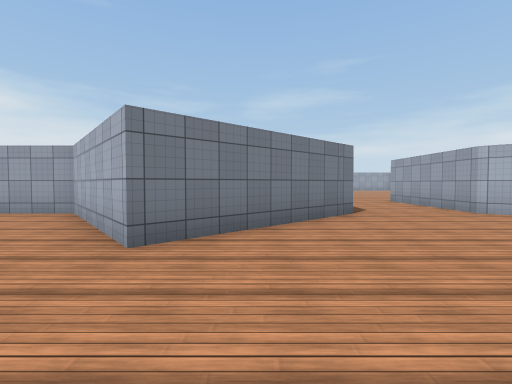
view 1 (above)

24 first-person views from a walk through a 3-D level made in the Unity game engine. The camera is 1.4 m above the floor, tilts 2° down and sees 85° across. The floor is counted in squares, 2 m on a side. Each view is taken from the middle of a square. On the plan, view 1 faces up. The plan holds only what a view shows up to about 9 squares ahead; the rest is blank. The place goes on beyond the plan. The player is left out. Door leaves are left out, so doorways stand open. Some surface patterns are stand-ins.

view 2
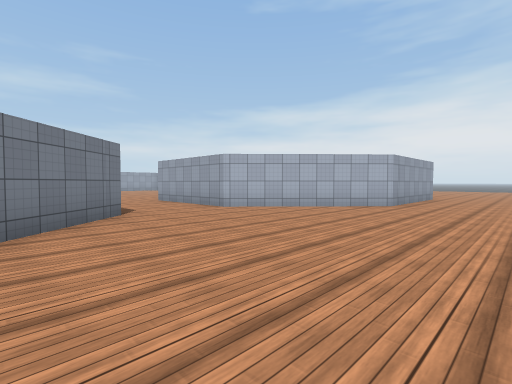

view 3
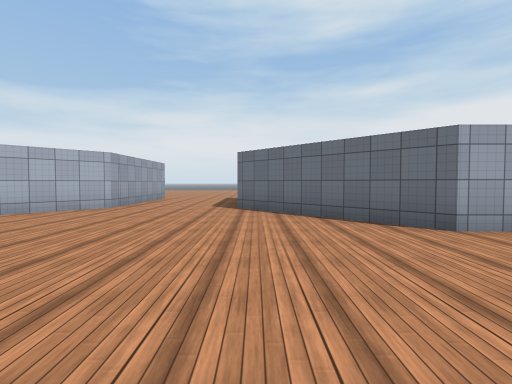

view 4
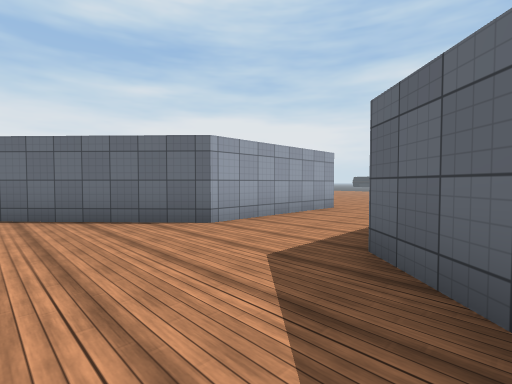

view 5
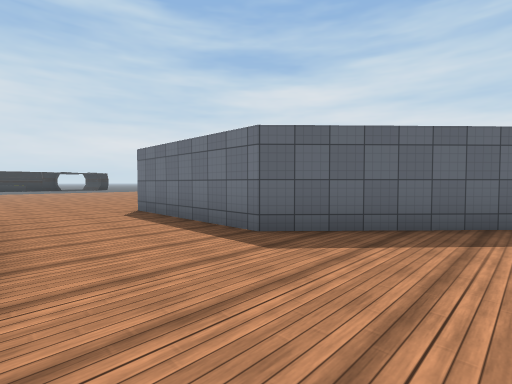

view 6
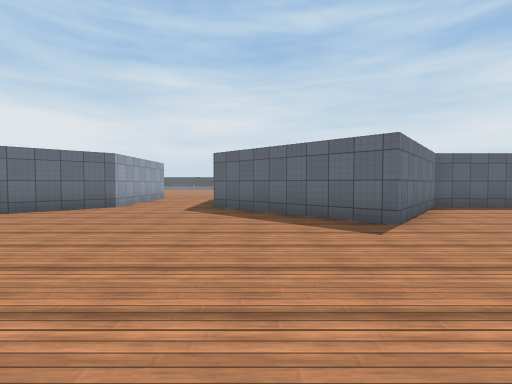

view 7
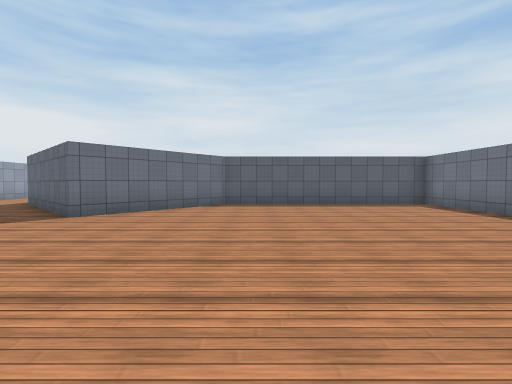

view 8
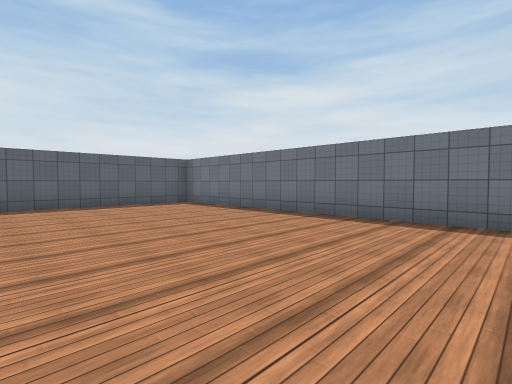

view 9
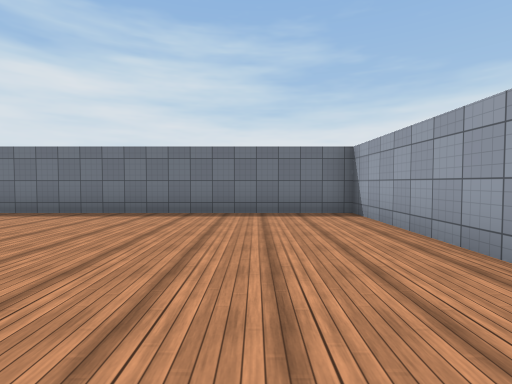

view 10
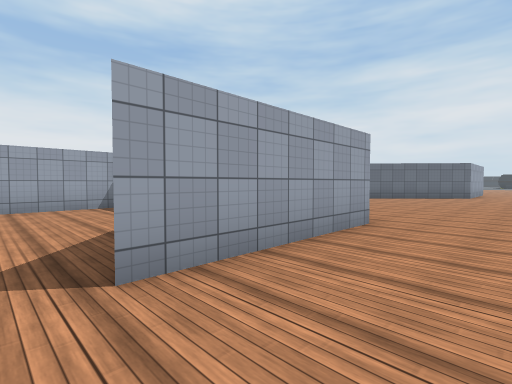

view 11
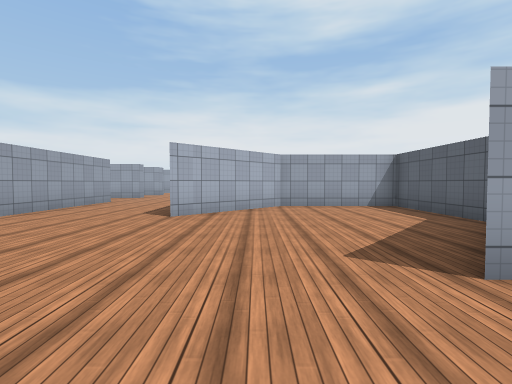

view 12
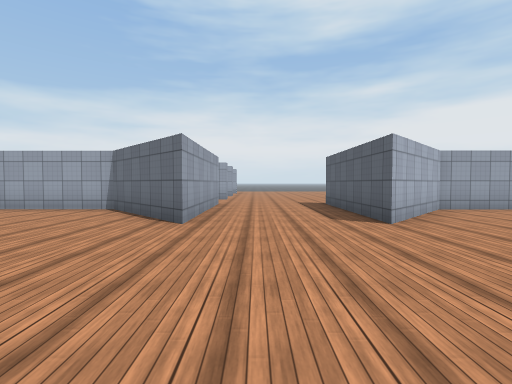

view 13
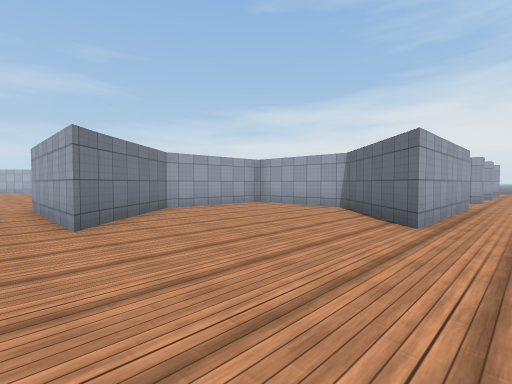

view 14
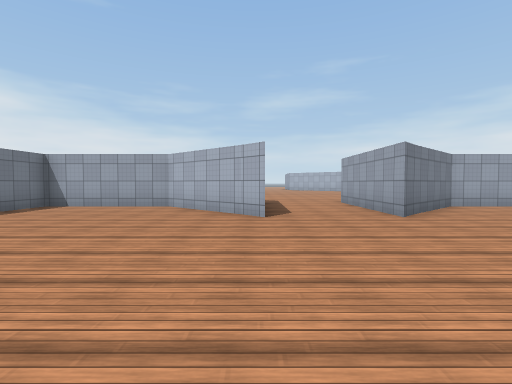

view 15
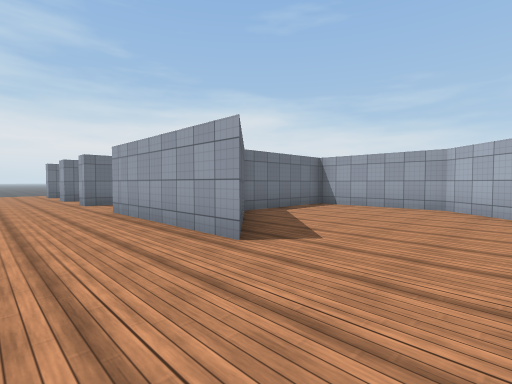

view 16
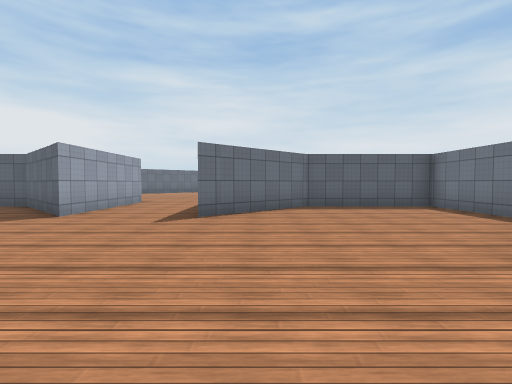

view 17
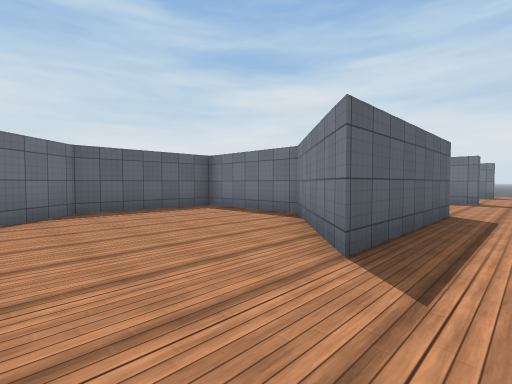

view 18
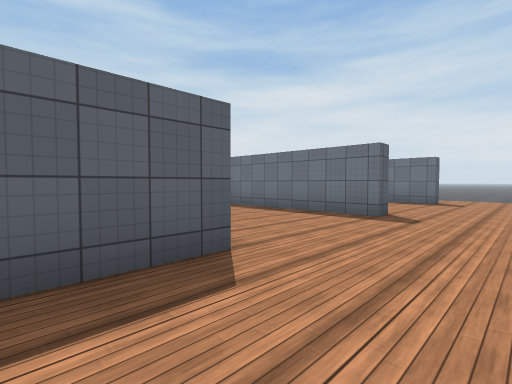

view 19
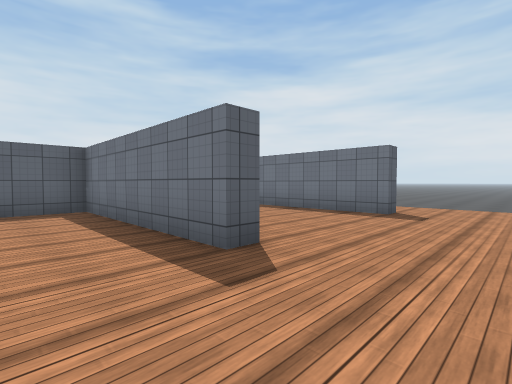

view 20
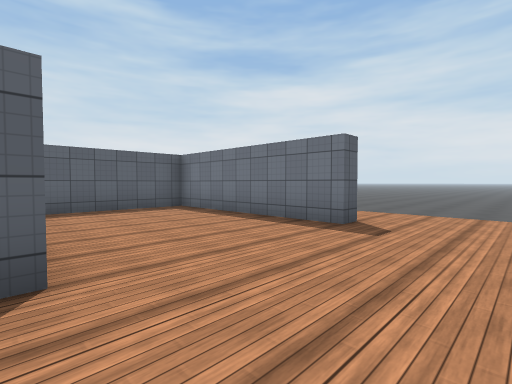

view 21
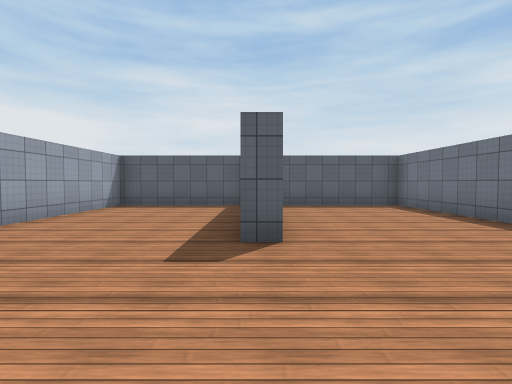

view 22
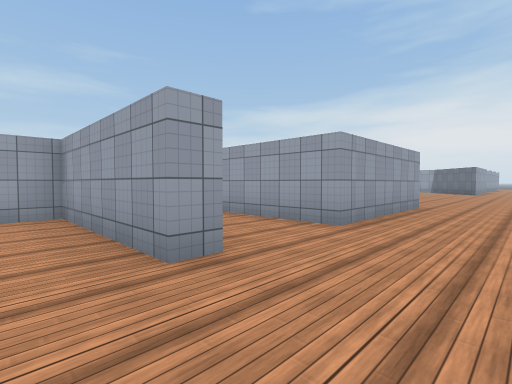

view 23
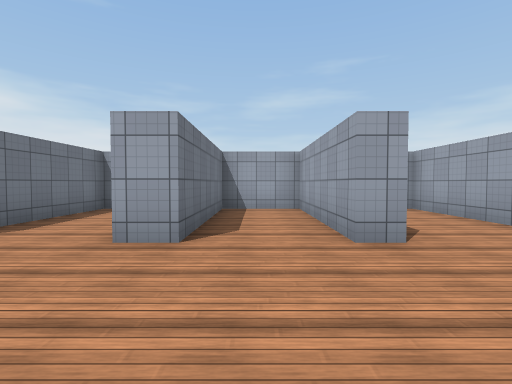

view 24
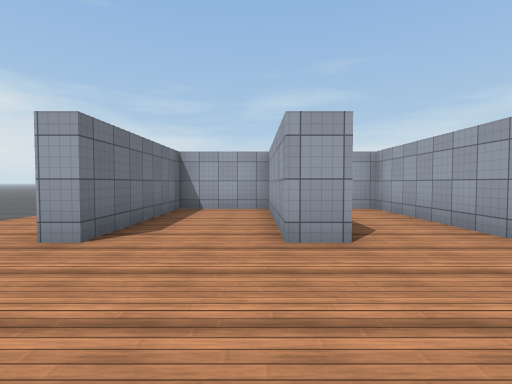

### Floor plan
Points are (right, up) in squares from view 1. A wall is a line through its corners. A room is listed if a view was taken in it or the views show most of it. See-through windows are left out.
Room 1 (views 1, 2, 3, 4, 5, 6, 7, 8, 9)
walls: (-1.3, -0.5) (2.2, -3.8) (2.2, -8); (2.2, 6.3) (-1.4, 2.9) (-4, 6.2) (-5.5, 6.2); (5, -8) (5, -3.8) (8.6, -0.5)
ways out: opening at (5.9, 3) to room 2; gap at (5, -8) to room 2; opening at (-3.1, 3) to room 3; gap at (2, -8)
Room 2 (views 10, 11, 12, 13, 14, 15, 16, 17, 18, 19, 20, 21, 22, 23, 24)
walls: (-1.4, 17.2) (-5.9, 17.2) (-5.9, 21.4); (10.1, 2.9) (8.6, 2.9) (5, 6.3) (5, 10.3) (7.6, 7.9) (11.2, 7.9) (11.2, 11.3) (8.6, 13.8) (13, 13.8); (-5.9, 13.8) (-1.4, 13.8) (-4.1, 11.2) (-4.1, 7.9) (-0.5, 7.9) (2.2, 10.4); (2.3, 20.6) (-0.5, 23.1) (-4.1, 23.1) (-4.1, 19.6); (13.1, 17.2) (8.6, 17.2) (11.2, 19.6) (11.2, 22.6); (-3.8, 19.4) (-1.7, 17.4); (9.8, 23.1) (7.7, 23.1) (5, 20.6); (-8.3, 18) (-8.3, 17.2) (-8.8, 17.2) (-8.8, 21.4) (-10.9, 21.4) (-10.9, 17.2) (-11.7, 17.2) (-11.7, 21.4) (-14, 21.4) (-14, 17.2) (-14.6, 17.2); (-10.4, 13.8) (-9.8, 13.8) (-9.8, 8.5) (-5.9, 8.5) (-5.9, 12.6); (-14.9, 13.8) (-14.3, 13.8) (-14.3, 8.5) (-10.8, 8.5)
ways out: opening at (5.9, 3) to room 1; gap at (5, -8) to room 1; opening at (-16, 17); opening at (3.5, 21)
Room 3 (no view inside)
walls: (-5.5, 6.2) (-10.4, 6.2) (-10.4, -3.8) (-4, -3.8) (-1.3, -0.5)
ways out: opening at (-3.1, 3) to room 1

Where each view was taken, in squares from view 1:
view 1: 0 up, 0 right, facing up
view 2: 0 up, 0 right, facing up-right
view 3: 1 down, 1 right, facing right
view 4: 1 down, 1 right, facing down-right
view 5: 1 down, 5 right, facing down-left
view 6: 4 up, 1 right, facing down
view 7: 5 up, 5 left, facing down
view 8: 5 up, 5 left, facing down-left
view 9: 4 up, 4 left, facing left
view 10: 11 up, 3 right, facing down-right
view 11: 12 up, 3 right, facing right
view 12: 16 up, 4 right, facing right
view 13: 16 up, 4 right, facing up-right
view 14: 15 up, 2 right, facing up
view 15: 15 up, 1 right, facing up-left
view 16: 16 up, 1 right, facing down
view 17: 15 up, 1 right, facing down-left
view 18: 16 up, 4 left, facing down-left
view 19: 16 up, 8 left, facing down-left
view 20: 16 up, 10 left, facing down-left
view 21: 17 up, 10 left, facing down
view 22: 15 up, 10 left, facing up-right
view 23: 14 up, 10 left, facing up
view 24: 14 up, 12 left, facing up
